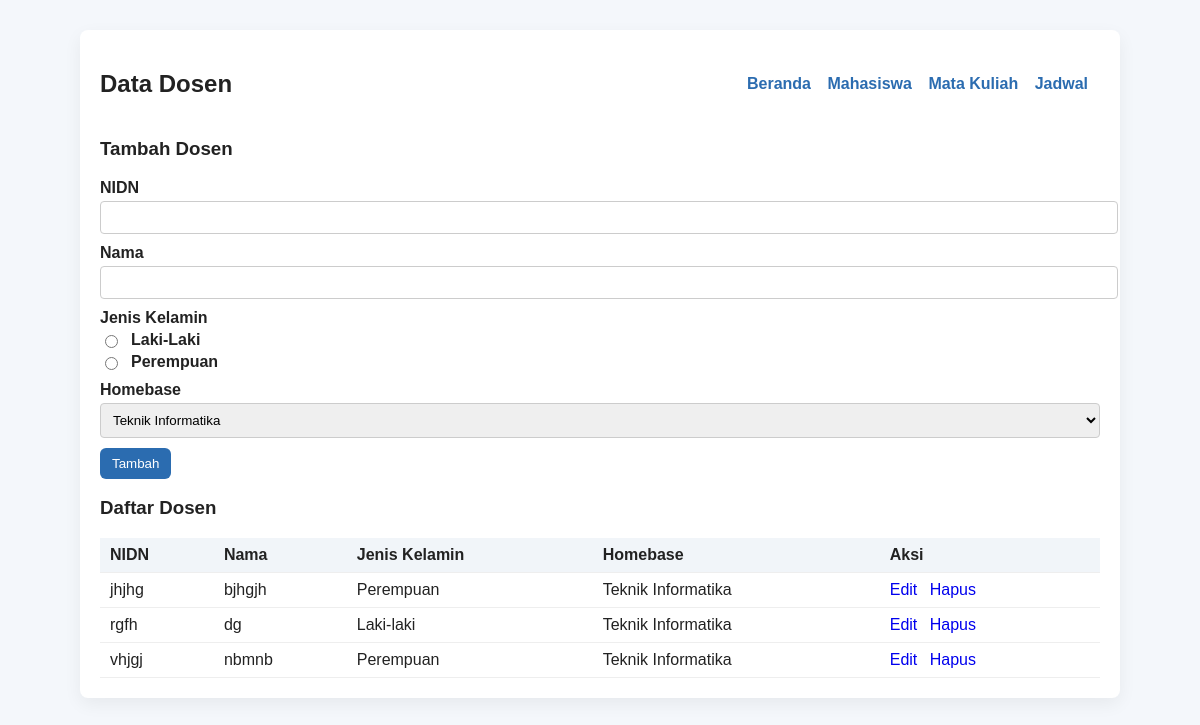
Screenshot of /dosen.php with the database file from the repository.
### tables this page shows
CREATE TABLE `dosen` (
  `NIDN` varchar(20) NOT NULL,
  `Nama` varchar(150) NOT NULL,
  `JenisKelamin` enum('Laki-laki','Perempuan') NOT NULL,
  `Homebase` varchar(100) NOT NULL
);

### dosen.php (the view, shortened to what this page needs)
<?php
require 'config.php';
$home_options = [
    'Teknik Informatika',
    'Sistem Informasi',
    'Manajemen',
    'Akuntansi',
    'Teknik Sipil',
    'PGSD',
    'Magister Manajemen'
];
$editData = null;
$resultAll = $mysqli->query("SELECT * FROM dosen ORDER BY Nama ASC");
?>
<!doctype html>
<html>
<head>
    <link rel="stylesheet" href="style.css">
</head>
<body>
    <div class="container">
        <div class="header">
            <h2>Data Dosen</h2>
            <nav>
                <a href="index.php">Beranda</a>
                <a href="mahasiswa.php">Mahasiswa</a>
                <a href="matakuliah.php">Mata Kuliah</a>
                <a href="jadwal.php">Jadwal</a>
            </nav>
        </div>
        <?php if ($editData): ?>
            <h3>Edit Dosen (NIDN: <?php echo htmlspecialchars($editData['NIDN']); ?>)</h3>
            <form method="post">
                <input type="hidden" name="action" value="edit">
                <input type="hidden" name="oldNIDN" value="<?php echo
                                                            htmlspecialchars($editData['NIDN']); ?>">
                <div class="form-row"><label>NIDN</label><input class="input" name="NIDN" required value="<?php echo htmlspecialchars($editData['NIDN']); ?>"></div>
                <div class="form-row"><label>Nama</label><input class="input" name="Nama"
                        required value="<?php echo htmlspecialchars($editData['Nama']); ?>"></div>
                <div class="form-row">
                    <label>Jenis Kelamin</label>
                    <label class="flex"><input type="radio" name="jeniskelamin" value="Laki-Laki"
                            <?php if ($editData['jeniskelamin'] == 'Laki-Laki') echo 'checked'; ?>> Laki-Laki</label>
                    <label class="flex"><input type="radio" name="jeniskelamin" value="Perempuan"
                            <?php if ($editData['jeniskelamin'] == 'Perempuan') echo 'checked'; ?>> Perempuan</label>
                </div>
                <div class="form-row">
                    <label>Homebase</label>
                    <select name="Homebase" class="input" required>
                        <?php foreach ($home_options as $h): ?>
                            <option <?php if ($editData['Homebase'] == $h) echo 'selected'; ?>><?php
                                                                                                echo $h; ?></option>
                        <?php endforeach; ?>
                    </select>
                </div>
                <button class="btn btn-primary" type="submit">Simpan</button>
                <a class="btn btn-secondary" href="dosen.php">Batal</a>
            </form>
        <?php else: ?>
            <h3>Tambah Dosen</h3>
            <form method="post">
                <div class="form-row"><label>NIDN</label><input class="input" name="NIDN"
                        required> </div>
                <div class="form-row"><label>Nama</label><input class="input" name="Nama"
                        required> </div>
                <div class="form-row">
                    <label>Jenis Kelamin</label>
                    <label class="flex"><input type="radio" name="jeniskelamin" value="Laki-Laki"
                            required> Laki-Laki</label>
                    <label class="flex"><input type="radio" name="jeniskelamin" value="Perempuan">
                        Perempuan</label>
                </div>
                <div class="form-row">
                    <label>Homebase</label>
                    <select name="Homebase" class="input" required>
                        <?php foreach ($home_options as $h): ?>
                            <option><?php echo $h; ?></option>
                        <?php endforeach; ?>
                    </select>
                </div>
                <button class="btn btn-primary" type="submit">Tambah</button>
            </form>
        <?php endif; ?>
        <h3>Daftar Dosen</h3>
        <table>
            <thead>
                <tr>
                    <th>NIDN</th>
                    <th>Nama</th>
                    <th>Jenis
                        Kelamin</th>
                    <th>Homebase</th>
                    <th>Aksi</th>
                </tr>
            </thead>
            <tbody>
                <?php while ($row = $resultAll->fetch_assoc()): ?>
                    <tr>
                        <td><?php echo htmlspecialchars($row['NIDN']); ?></td>
                        <td><?php echo htmlspecialchars($row['Nama']); ?></td>
                        <td><?php echo htmlspecialchars($row['JenisKelamin']); ?></td>
                        <td><?php echo htmlspecialchars($row['Homebase']); ?></td>
                        <td class="actions">
                            <a href="dosen.php?edit=<?php echo urlencode($row['NIDN']); ?>">Edit</a>
                            <a href="dosen.php?delete=<?php echo urlencode($row['NIDN']); ?>"
                                onclick="return confirm('Hapus data ini?')">Hapus</a>
                        </td>
                    </tr>
                <?php endwhile; ?>
            </tbody>
        </table>
    </div>
</body>
</html>

### style.css (style rules this page uses)
body { font-family: Arial, sans-serif; margin: 0; padding: 0; background: #f4f7fb; color: #222; }
.container { max-width: 1000px; margin: 30px auto; background: #fff; padding: 20px; border-radius: 8px; box-shadow: 0 6px 18px rgba(0, 0, 0, 0.06); }
.header { display: flex; justify-content: space-between; align-items: center; margin-bottom: 20px; }
nav a { margin-right: 12px; text-decoration: none; color: #2b6cb0; font-weight: 600; }
table { width: 100%; border-collapse: collapse; margin-top: 12px; }
th, td { padding: 8px 10px; border-bottom: 1px solid #eee; text-align: left; }
th { background: #f1f5f9; }
.form-row { margin-bottom: 10px; }
label { display: block; margin-bottom: 4px; font-weight: 600; }
.input, select { width: 100%; padding: 8px; border: 1px solid #ccc; border-radius: 4px; }
.btn { padding: 8px 12px; border: none; border-radius: 6px; cursor: pointer; }
.btn-primary { background: #2b6cb0; color: #fff; }
.actions a { margin-right: 8px; text-decoration: none; }
.flex { display: flex; gap: 10px; align-items: center; }

### rows the page displays
dosen: NIDN "jhjhg", Nama "bjhgjh", JenisKelamin "Perempuan", Homebase "Teknik Informatika"
dosen: NIDN "rgfh", Nama "dg", JenisKelamin "Laki-laki", Homebase "Teknik Informatika"
dosen: NIDN "vhjgj", Nama "nbmnb", JenisKelamin "Perempuan", Homebase "Teknik Informatika"

### other values shown
form field Homebase "Teknik Informatika"
